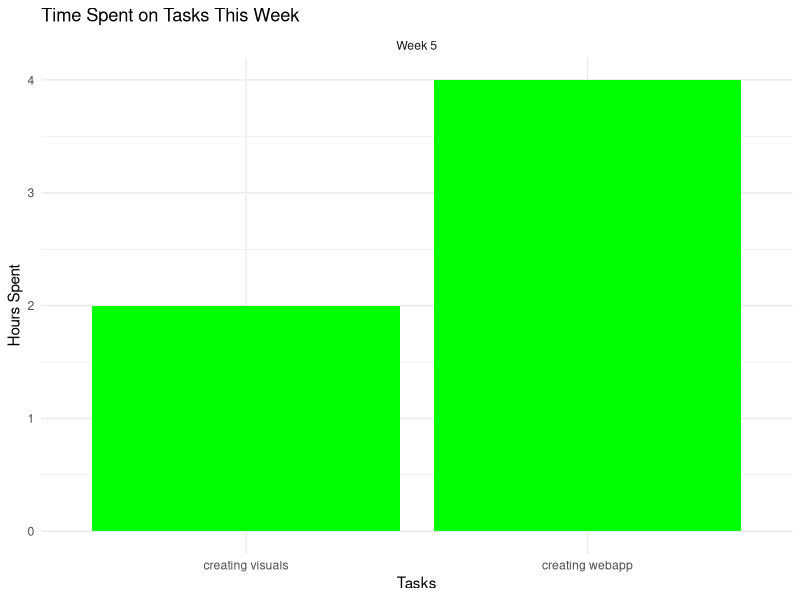

Write R code to recreate this figure.
## ---- chunk 1
library(ggplot2)

# Create a data frame with tasks and time spent
task_data <- data.frame(
  Task = c("creating webapp", "creating visuals"),
  Hours = c(4, 2),
  Week = c("Week 5","Week 5")
)

# Generate a bar chart
ggplot(task_data, aes(x=Task, y=Hours)) +
  geom_bar(stat="identity", fill="green") +
  ggtitle("Time Spent on Tasks This Week") +
  xlab("Tasks") +
  ylab("Hours Spent") +
  facet_wrap(~Week) +
  theme_minimal()
